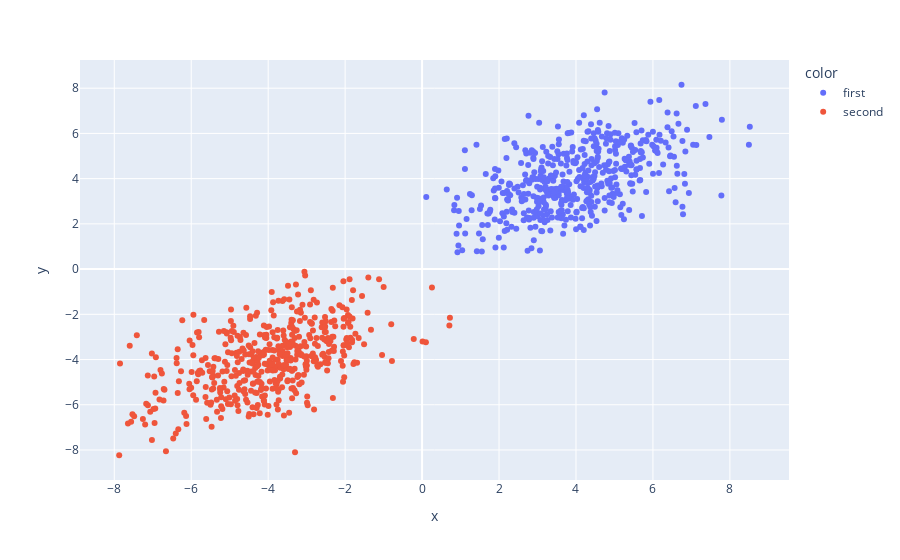

The code cell stored with this chart in its notebook:
### Code cell
fig = px.scatter(x = df['x'], y = df['y'], color=df['set'])
fig.show()

### Figure 1 — Plotly figure (JSON) as saved in the notebook; plotly's stock layout.template omitted (floating-point values rounded to 4 significant figures; data arrays with more than 128 entries replaced by an {"elided": "..."} marker saying what was removed)
{"data": [{"hovertemplate": "color=first<br>x=%{x}<br>y=%{y}<extra></extra>", "legendgroup": "first", "marker": {"color": "#636efa", "symbol": "circle"}, "mode": "markers", "name": "first", "orientation": "v", "showlegend": true, "type": "scatter", "x": {"elided": "500 float values"}, "xaxis": "x", "y": {"elided": "500 float values"}, "yaxis": "y"}, {"hovertemplate": "color=second<br>x=%{x}<br>y=%{y}<extra></extra>", "legendgroup": "second", "marker": {"color": "#EF553B", "symbol": "circle"}, "mode": "markers", "name": "second", "orientation": "v", "showlegend": true, "type": "scatter", "x": {"elided": "500 float values"}, "xaxis": "x", "y": {"elided": "500 float values"}, "yaxis": "y"}], "layout": {"legend": {"title": {"text": "color"}, "tracegroupgap": 0}, "margin": {"t": 60}, "xaxis": {"anchor": "y", "domain": [0, 1], "title": {"text": "x"}}, "yaxis": {"anchor": "x", "domain": [0, 1], "title": {"text": "y"}}}}
